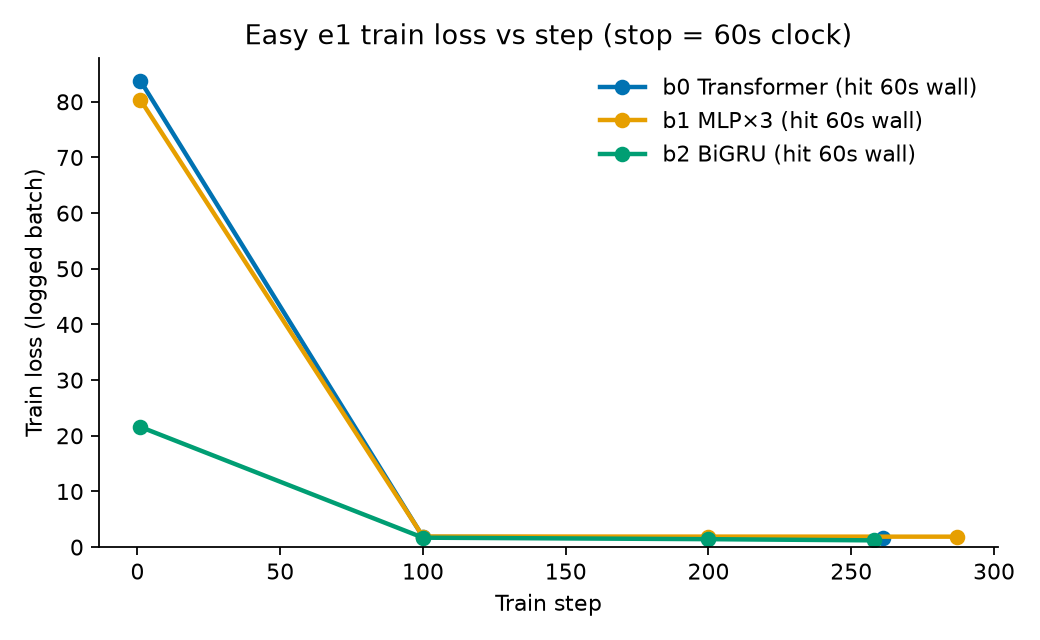

Write the Python code that produced this figure.
"""Train loss curves for Easy e1 baselines."""
from __future__ import annotations
import json
from pathlib import Path
import matplotlib.pyplot as plt

METRICS = Path(__file__).resolve().parents[1] / "metrics"
FIGDIR = Path(__file__).resolve().parent
MODELS = {"b0 Transformer": "b0_e1.jsonl", "b1 MLP×3": "b1_e1.jsonl", "b2 BiGRU": "b2_e1.jsonl"}
COLORS = ["#0072B2", "#E69F00", "#009E73"]

def main() -> None:
    fig, ax = plt.subplots(figsize=(6.5, 4))
    for (label, filename), color in zip(MODELS.items(), COLORS):
        rows = [json.loads(l) for l in (METRICS / filename).read_text().splitlines() if l.strip()]
        train = [r for r in rows if r["type"] == "train"]
        summary = next(r for r in rows if r["type"] == "summary")
        ax.plot(
            [r["step"] for r in train],
            [r["loss"] for r in train],
            color=color, lw=2, marker="o",
            label=f"{label} (hit {summary['training_seconds']:.0f}s wall)",
        )
    ax.set_xlabel("Train step")
    ax.set_ylabel("Train loss (logged batch)")
    ax.set_title("Easy e1 train loss vs step (stop = 60s clock)")
    ax.set_ylim(bottom=0)
    ax.legend(frameon=False)
    ax.spines["top"].set_visible(False)
    ax.spines["right"].set_visible(False)
    fig.tight_layout()
    fig.savefig(FIGDIR / "fig_baseline_train_loss_e1.png", dpi=160)
    plt.close(fig)

if __name__ == "__main__":
    main()
